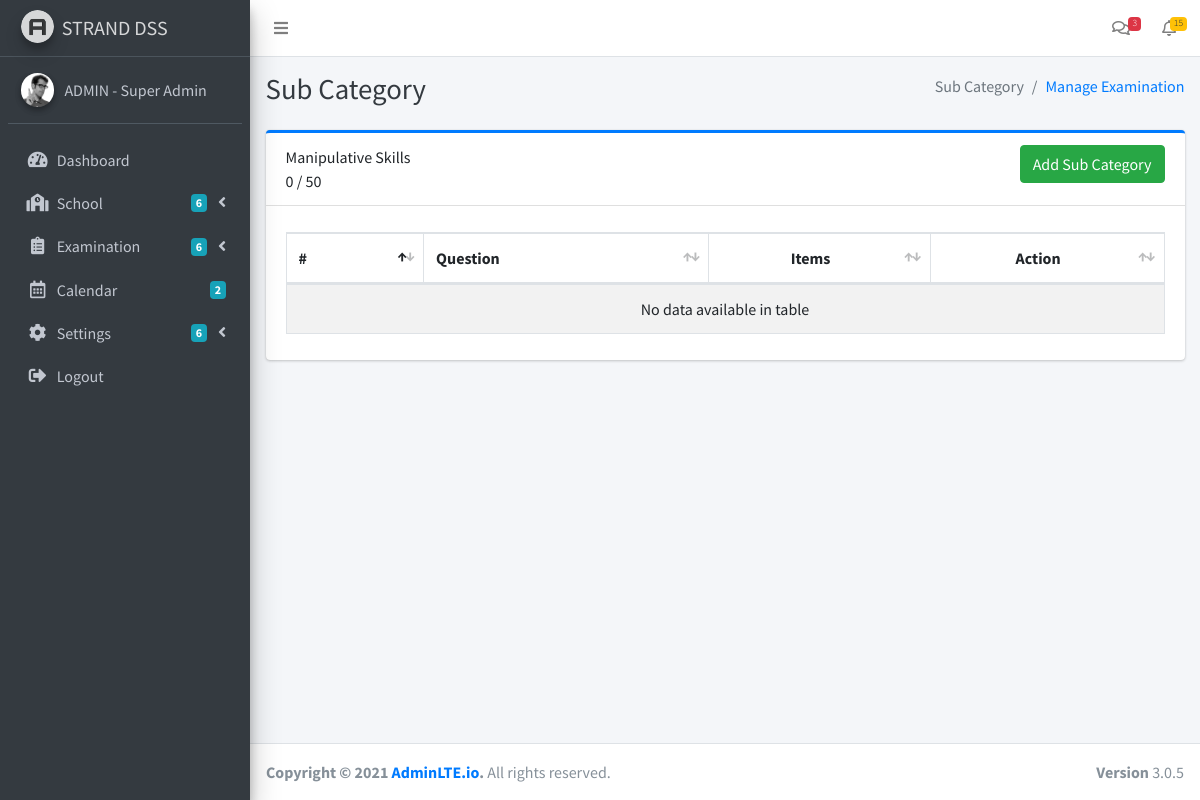
The page /admin/sub_category.php?id=2 (signed in) on the database as committed earlier.
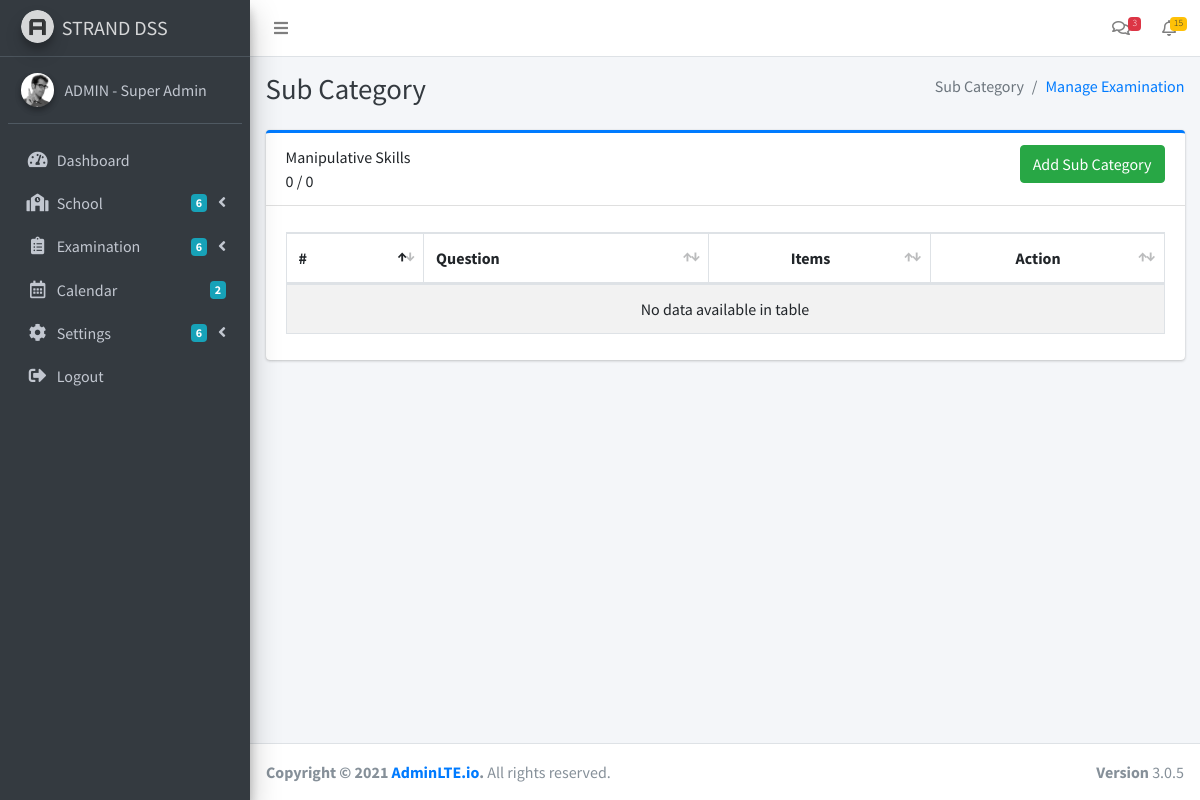
The same page on the database as committed later.
### tables this page shows
CREATE TABLE `category` (
  `cat_id` int(11) NOT NULL,
  `cat_seq` int(11) NOT NULL,
  `cat_name` varchar(100) NOT NULL,
  `cat_instruct` text NOT NULL,
  `cat_items` int(11) NOT NULL,
  `date_created` timestamp NOT NULL DEFAULT current_timestamp() ON UPDATE current_timestamp(),
  `date_updated` timestamp NULL DEFAULT NULL ON UPDATE current_timestamp()
);

### admin/sub_category.php (the view, shortened to what this page needs)
<?php
include('include/header.php');
include('include/sidebar.php');
$c_id = $_REQUEST['id'];
$total_items = '0';
$sql = "SELECT * FROM category WHERE cat_id = '$c_id'";
$result = $conn->query($sql);
if ($result->num_rows > 0) {
    while ($row = $result->fetch_assoc()) {
        $id = $row['cat_id'];
        $title = $row['cat_name'];
        $items = $row['cat_items'];
        $sql3 = "SELECT COUNT(*) as total_items FROM questions WHERE q_cat = '$id'";
        $res3 = $conn->query($sql3);
        $rowt = $res3->fetch_assoc();
        $total_items = $rowt['total_items'];
    }
}
?>
<div class="content-wrapper">
    <div class="content-header">
        <div class="container-fluid">
            <div class="row mb-2">
                <div class="col-sm-6">
                    <h1 class="m-0 text-dark">Sub Category</h1>
                </div>
                <div class="col-sm-6">
                    <ol class="breadcrumb float-sm-right">
                        <li class="breadcrumb-item active">Sub Category</li>
                        <li class="breadcrumb-item"><a href="exam_category.php">Manage Examination</a></li>
                    </ol>
                </div>
            </div>
        </div>
    </div>
    <section class="content">
        <div class="container-fluid">
            <div class="row">
                <div class="col-md-12">
                    <div class="card card-primary card-outline">
                        <div class="card-header">
                            <div class="row">
                                <div class="col-sm-6">
                                    <?php echo $title; ?> <br />
                                    <?php echo $total_items . ' / ' . $items; ?>
                                </div>
                                <div class="col-sm-6">
                                    <button type="button" class="btn btn-success float-sm-right" data-toggle="modal" data-target="#modal-lg">
                                        Add Sub Category
                                    </button>
                                </div>
                            </div>
                        </div>
                        <div class="card-body pad table-responsive">
                            <table class="table table-bordered table-striped cat">
                                <thead>
                                    <tr>
                                        <th>#</th>
                                        <th>Question</th>
                                        <th class="text-center">Items</th>
                                        <th class="text-center">Action</th>
                                    </tr>
                                </thead>
                                <tbody>
                                </tbody>
                            </table>
                        </div>
                    </div>
                </div>
            </div>
        </div>
    </section>
</div>
<?php
include('include/footer.php');
?>

Rows that differ between the two databases and show on the page:
changed category "Manipulative Skills": cat_items "50" → "0"
